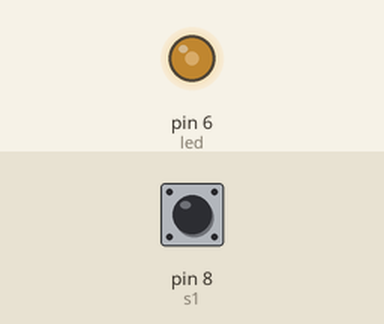
Bench run of a sketch on a simulated Arduino Uno, built with avr-gcc and run on an emulated ATmega328P. On the bench: output pins drawn as LEDs (lit = HIGH). Inputs (shaded band) come from the test bench; at power-on: pin 8 (s1) HIGH.

Above: at 1.2 s.
1.3 s: pin 8 (s1) pulled LOW for 3.2 s
At 1.37 s:
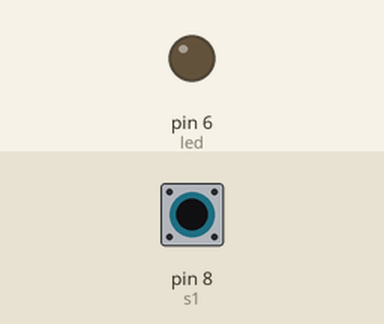
At 2.55 s:
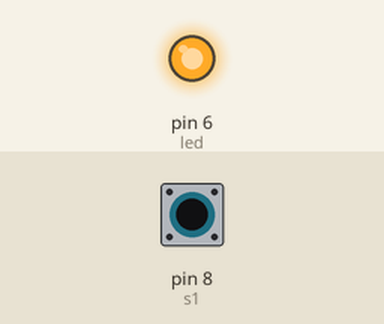
Timing chart, 0 to 15.0 s (numbered marks = the images above; inputs shaded):
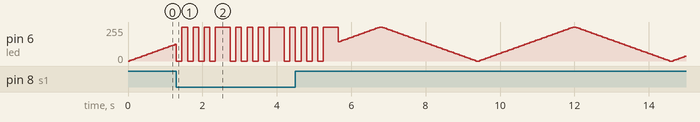

The sketch:

_3_1b.ino
```cpp
int led = 6;   			// przyznanie etykiety dla numeru pinu
int s1=8;				// przyznanie etykiety dla numeru pinu

void pulse()			// miganie diody
{
for(int i=0; i<=3; i++)		// w pętli następuje zmiana wartości „i” od 0 do 3
{
digitalWrite(led, LOW);		// ustawienie stanu niskiego dioda nie świeci
delay(150);			// czekaj wyznaczony czas
digitalWrite(led, HIGH);		// ustawienie stanu wysokiego dioda świeci
delay(150);			 // czekaj wyznaczony czas
}
delay(200);			 // czekaj wyznaczony czas
}

void setup()			// początkowa konfiguracja – część przygotowująca układ
{ 					// do działania
pinMode(led,OUTPUT);		// ustawienie pinu jako wejście
digitalWrite(led,LOW);		// ustawienie stanu niskiego
pinMode(s1,INPUT);		// ustawienie pinu jako wejście
digitalWrite(s1,HIGH);		// ustawienie stanu wysokiego (pullup)
}

void loop()				// główna pętla
{
  for(int i=0; i<=255; i+=5)	// w pętli następuje zmiana wartości „i” od 0 do 255
  {
    analogWrite(led, i); 		// PWM – modulacja szerokości impulsu, (pin, wartość od 0 					// do 255)
    if (digitalRead(s1) == LOW) 	// warunek sprawdza czy wduszono button
 {
   pulse();				// wywołanie funkcji pulse
 }
    delay(50);                           // czekaj wyznaczony czas
  }

  for(int i=255; i>=0; i-=5)	// w pętli następuje zmiana wartości „i” od 255 do 0
  {
  analogWrite(led, i);		// PWM – modulacja szerokości impulsu, (pin, wartość)
  if (digitalRead(s1) == LOW) 	// warunek sprawdza czy wduszono button
 {
   pulse();				// wywołanie funkcji pulse
 }
    delay(50);                        // czekaj wyznaczony czas
  }
}
```
